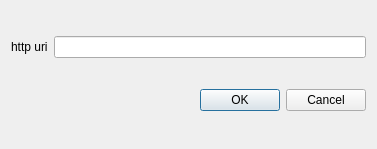
<?xml version="1.0" encoding="UTF-8"?>
<ui version="4.0">
 <class>openuritorrent</class>
 <widget class="QDialog" name="openuritorrent">
  <property name="geometry">
   <rect>
    <x>0</x>
    <y>0</y>
    <width>377</width>
    <height>149</height>
   </rect>
  </property>
  <property name="windowTitle">
   <string>Dialog</string>
  </property>
  <layout class="QVBoxLayout" name="verticalLayout_2">
   <item>
    <layout class="QHBoxLayout" name="horizontalLayout">
     <item>
      <widget class="QLabel" name="label">
       <property name="text">
        <string>http uri</string>
       </property>
      </widget>
     </item>
     <item>
      <widget class="QLineEdit" name="lineEdit"/>
     </item>
    </layout>
   </item>
   <item>
    <widget class="QDialogButtonBox" name="buttonBox">
     <property name="orientation">
      <enum>Qt::Horizontal</enum>
     </property>
     <property name="standardButtons">
      <set>QDialogButtonBox::Cancel|QDialogButtonBox::Ok</set>
     </property>
    </widget>
   </item>
  </layout>
 </widget>
 <resources/>
 <connections>
  <connection>
   <sender>buttonBox</sender>
   <signal>accepted()</signal>
   <receiver>openuritorrent</receiver>
   <slot>accept()</slot>
   <hints>
    <hint type="sourcelabel">
     <x>248</x>
     <y>254</y>
    </hint>
    <hint type="destinationlabel">
     <x>157</x>
     <y>274</y>
    </hint>
   </hints>
  </connection>
  <connection>
   <sender>buttonBox</sender>
   <signal>rejected()</signal>
   <receiver>openuritorrent</receiver>
   <slot>reject()</slot>
   <hints>
    <hint type="sourcelabel">
     <x>316</x>
     <y>260</y>
    </hint>
    <hint type="destinationlabel">
     <x>286</x>
     <y>274</y>
    </hint>
   </hints>
  </connection>
 </connections>
</ui>
